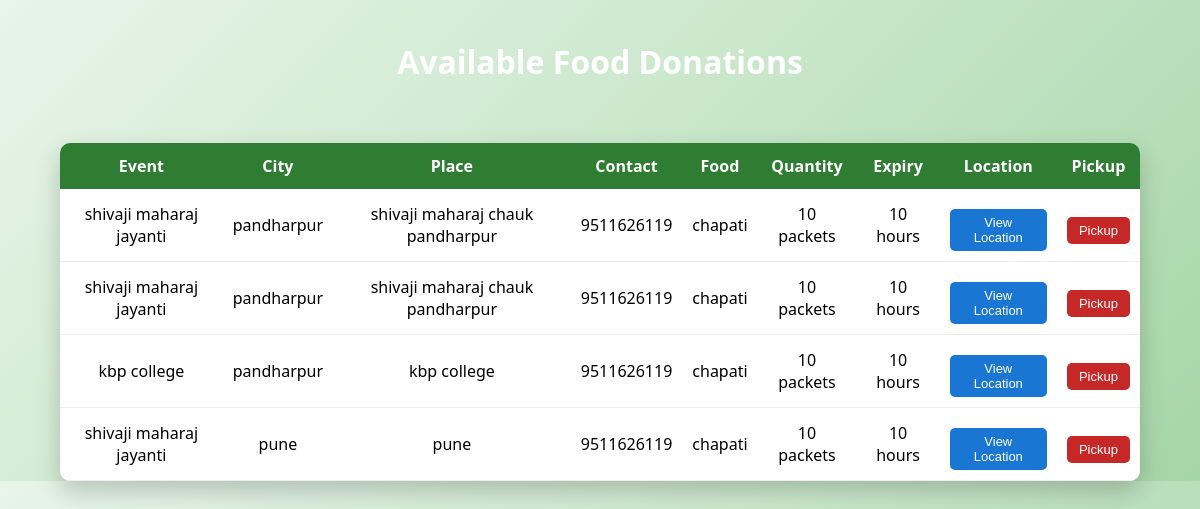
Page /ngo on the earlier database version.
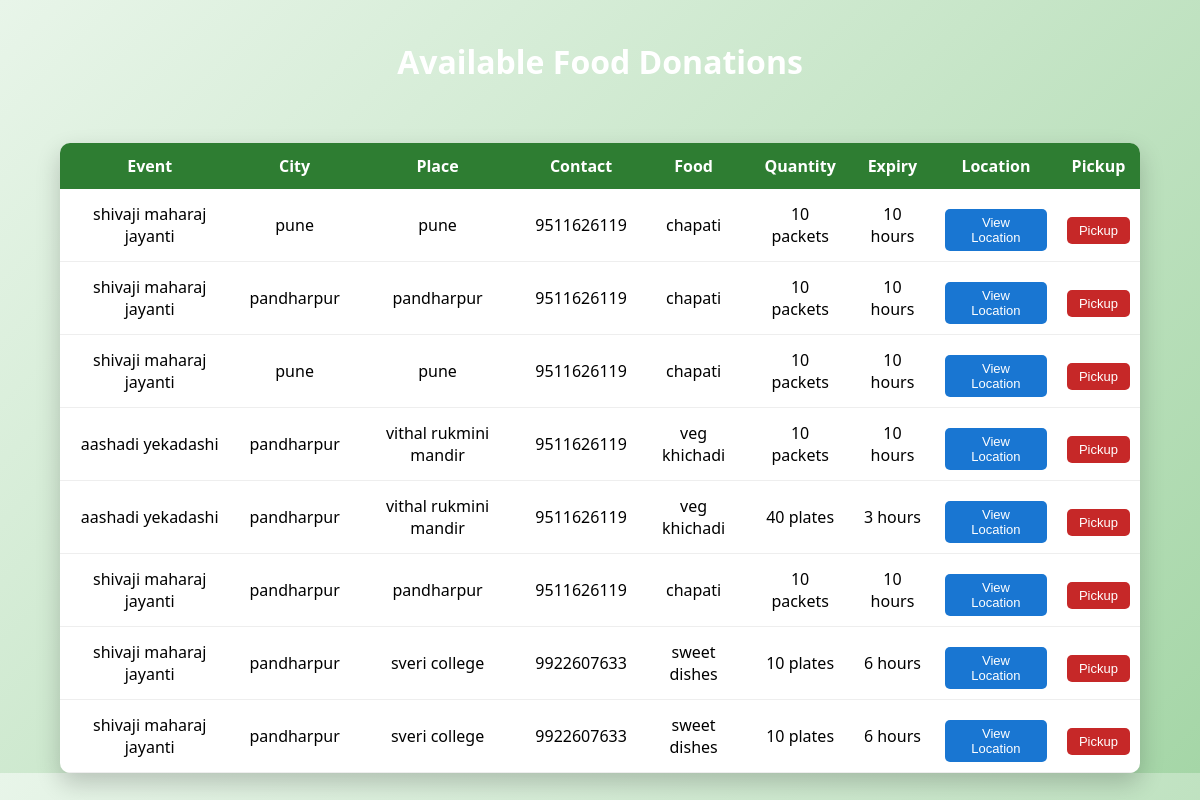
Same page on the later database version.
### tables this page shows
CREATE TABLE food(
        id INTEGER PRIMARY KEY AUTOINCREMENT,
        event_name TEXT,
        city TEXT,
        event_place TEXT,
        contact TEXT,
        food_type TEXT,
        quantity TEXT,
        expiry TEXT,
        latitude TEXT,
        longitude TEXT
    );

### application.py (the view)
@app.route("/ngo")
def ngo():
    conn = sqlite3.connect("food.db")
    cur = conn.cursor()
    cur.execute("SELECT * FROM food")
    data = cur.fetchall()
    conn.close()
    return render_template("ngoinfo.html", data=data)

### templates/ngoinfo.html (shortened to what this page needs)
<!DOCTYPE html>
<html>
<head>
<link rel="stylesheet" href="/static/style.css">
</head>
<body>
<h1 style="text-align:center;color:white;margin-top:40px;">
Available Food Donations
</h1>
<div class="table-container">
<table>
<tr>
<th>Event</th>
<th>City</th>
<th>Place</th>
<th>Contact</th>
<th>Food</th>
<th>Quantity</th>
<th>Expiry</th>
<th>Location</th>
<th>Pickup</th>
</tr>
{% for row in data %}
<tr>
<td>{{ row[1] }}</td>
<td>{{ row[2] }}</td>
<td>{{ row[3] }}</td>
<td>{{ row[4] }}</td>
<td>{{ row[5] }}</td>
<td>{{ row[6] }}</td>
<td>{{ row[7] }}</td>
<td>
<a href="https://www.google.com/maps?q={{row[8]}},{{row[9]}}" target="_blank">
<button class="location-btn">View Location</button>
</a>
</td>
<td>
<a href="/delete/{{row[0]}}">
<button class="pickup-btn">Pickup</button>
</a>
</td>
</tr>
{% endfor %}
</table>
</div>
</body>
</html>

### static/style.css (style rules this page uses)
body { font-family:'Segoe UI', sans-serif; margin:0; padding:0; background:linear-gradient(135deg,#e8f5e9,#c8e6c9,#a5d6a7); }
h1 { color:#1b5e20; margin-bottom:10px; }
button { border:none; padding:12px; border-radius:6px; cursor:pointer; font-size:14px; margin-top:10px; transition:0.2s; }
.location-btn { background:#1976d2; color:white; }
.table-container { width:90%; margin:auto; margin-top:60px; }
table { border-collapse:collapse; width:100%; background:white; border-radius:10px; overflow:hidden; box-shadow:0 10px 25px rgba(0,0,0,0.2); }
th { background:#2e7d32; color:white; padding:12px; }
td { padding:10px; text-align:center; border-bottom:1px solid #eee; }
table button { padding:6px 12px; border-radius:5px; border:none; cursor:pointer; font-size:13px; }
.pickup-btn { background:#c62828; color:white; }

Differences in the rows shown:
removed food: event_name "shivaji maharaj jayanti", city "pandharpur", event_place "shivaji maharaj chauk pandharpur", contact "9511626119", food_type "chapati", quantity "10 packets", expiry "10 hours"
removed food: event_name "shivaji maharaj jayanti", city "pandharpur", event_place "shivaji maharaj chauk pandharpur", contact "9511626119", food_type "chapati", quantity "10 packets", expiry "10 hours"
removed food: event_name "kbp college", city "pandharpur", event_place "kbp college", contact "9511626119", food_type "chapati", quantity "10 packets", expiry "10 hours"
added food: event_name "shivaji maharaj jayanti", city "pandharpur", event_place "pandharpur", contact "9511626119", food_type "chapati", quantity "10 packets", expiry "10 hours"
added food: event_name "shivaji maharaj jayanti", city "pune", event_place "pune", contact "9511626119", food_type "chapati", quantity "10 packets", expiry "10 hours"
added food: event_name "aashadi yekadashi", city "pandharpur", event_place "vithal rukmini mandir", contact "9511626119", food_type "veg khichadi", quantity "10 packets", expiry "10 hours"
added food: event_name "aashadi yekadashi", city "pandharpur", event_place "vithal rukmini mandir", contact "9511626119", food_type "veg khichadi", quantity "40 plates", expiry "3 hours"
added food: event_name "shivaji maharaj jayanti", city "pandharpur", event_place "pandharpur", contact "9511626119", food_type "chapati", quantity "10 packets", expiry "10 hours"
added food: event_name "shivaji maharaj jayanti", city "pandharpur", event_place "sveri college", contact "9922607633", food_type "sweet dishes", quantity "10 plates", expiry "6 hours"
added food: event_name "shivaji maharaj jayanti", city "pandharpur", event_place "sveri college", contact "9922607633", food_type "sweet dishes", quantity "10 plates", expiry "6 hours"
